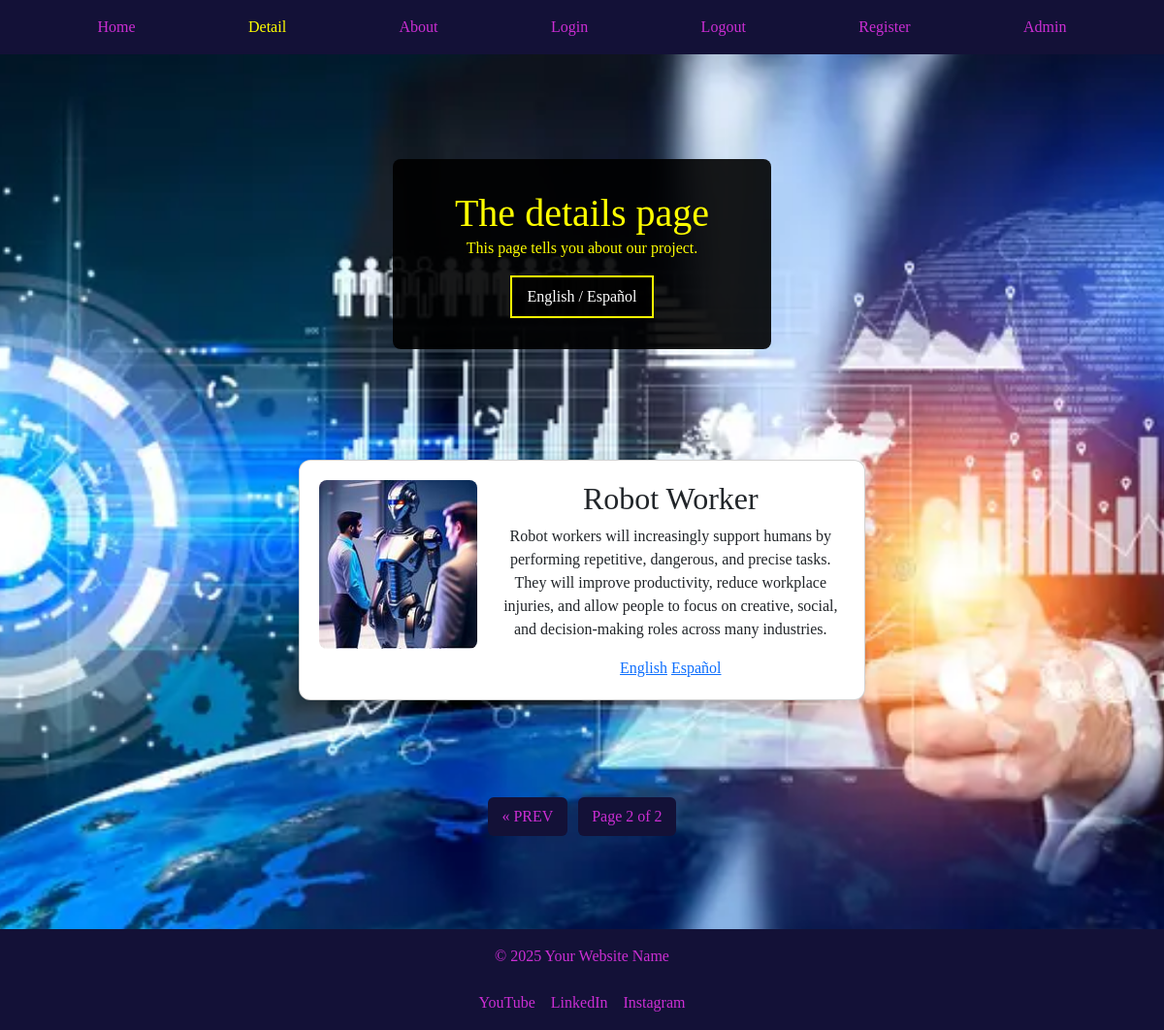
Page /detail/?page=2 on the committed database.
### next_project/models.py (models this page shows, shortened)
class CardText(models.Model):
    title = models.CharField(max_length=20)
    content = models.TextField()
    image_name = models.CharField(
        max_length=100,
        help_text="Enter the image filename (eg 'An image of...)",
        default='default.jpg',
        blank=True
    )

### next_project/views.py (the view, shortened to what this page needs)
# urls.py: path('detail/', views.detail_view, name='detail'),
def detail_view(request):
    lang = request.GET.get('lang', 'en')
    card_text = CardText.objects.all()
    paginator = Paginator(card_text, 1)  # 1 card per page
    page_number = request.GET.get('page')
    page_obj = paginator.get_page(page_number)
    card = page_obj[0] if page_obj else None
    if card:
        translation = card.translations.filter(language=lang).first()
        content = translation.content if translation else (
            card.content or 'Content coming soon.')
    return render(request, "next_project/detail.html", {
        'card': card,
        'content': content,
        'active_tab': 'detail',
        'page_obj': page_obj,
        'is_paginated': page_obj.has_other_pages(),
    })

### next_project/templates/next_project/detail.html (shortened to what this page needs)
{% extends 'next_project/base.html' %}
{% load static %}
{% block content %}
<section class="hero">
    <div class="hero-overlay">
        <h1 data-i18n="detail_title" class="color">The details page</h1>
        <p data-i18n="detail_content" class="color">This page tells you about our project.</p>
        <button id="switch-lang">English / Español</button>
    </div>
</section>
<div class="card">
    <div class="card-image-container">
        <a href="{% url 'detail' %}">
            <img src="{% static 'images/'|add:card.image_name %}" alt="{{ card.title }}" class="card-image">
        </a>
    </div>
    <div class="card-text">
        <h2 class="card-title">{{ card.title }}</h2>
        <p class="card-content">{{ content }}</p>
        <div class="lang-switch">
            <a href="{% url 'detail' %}?lang=en">English</a>
            <a href="{% url 'detail' %}?lang=es">Español</a>
        </div>
    </div>
</div>
  <div class="pagination-container">
      <nav aria-label="Page navigation">
        <ul class="pagination justify-content-center">
          {% if page_obj.has_previous %}
          <li class="page-item">
            <a href="?page={{ page_obj.previous_page_number }}" class="page-link">&laquo; PREV</a>
          </li>
          {% endif %}
          <li class="page-item disabled">
            <span class="page-link">Page {{ page_obj.number }} of {{ page_obj.paginator.num_pages }}</span>
          </li>
        </ul>
      </nav>
    </div>
{% endblock %}

### next_project/static/next_project/CSS/style.css (style rules this page uses)
* { box-sizing: border-box; margin: 0; padding: 0; }
html, body { height: 100%; font-family: "Times New Roman", Times, serif; }
body { display: flex; flex-direction: column; min-height: 100vh; padding-top: 4.375rem; background-image: url("/static/images/techimage.jpg"); background-repeat: no-repeat; background-position: center center; background-size: cover; background-attachment: fixed; image-rendering: auto; }
nav a { color: rgb(203 46 211); text-decoration: none; transition: color 0.3s; }
.color { color: yellow; }
.hero { display: flex; justify-content: center; align-items: center; height: 40vh; position: relative; }
.hero-overlay { background-color: rgba(0, 0, 0, 0.9); padding: 2rem 4rem; border-radius: 8px; text-align: center; display: inline-block; }
.hero-overlay h1 { color: yellow; margin: 0; }
#switch-lang { background-color: rgba(0, 0, 0, 0.9); color: white; border: 2px solid yellow; padding: 8px 16px; cursor: pointer; transition: background-color 0.3s, color 0.3s; }
.card { display: flex; flex-direction: row; gap: 20px; width: 50%; max-width: 1200px; margin: 20px auto; background: #fff; border-radius: 12px; padding: 20px; box-shadow: 0 4px 8px rgba(0,0,0,0.1); }
.card-image-container { flex: 0 0 30%; }
.card-image { width: 100%; height: auto; border-radius: 8px; display: block; }
.card-text { flex: 1; }
.pagination-container { margin: 3rem 0; }
.pagination { display: flex; gap: 0.75rem; }
.pagination .page-item { list-style: none; }
.pagination .page-link { background-color: #131137; color: rgb(203 46 211); border: none; border-radius: 6px; padding: 0.5rem 0.9rem; font-weight: 500; text-decoration: none; transition: background-color 0.3s ease, color 0.3s ease; }
.pagination .page-item.disabled .page-link, .pagination .page-item.disabled .page-link:hover, .pagination .page-item.disabled .page-link:focus { background-color: #131137; color: rgb(203 46 211); cursor: pointer; pointer-events: none; }

### rows in the picture
CardText: image_name (picture), title "Robot Worker", content "Robot workers will increasingly support humans by performing repetitive, dangerous, and precise tasks. They will improve productivity, reduce workplace injuries, and allow people to focus on creative, social, and decision-making roles across many industries."

### other values in the picture
{{ page_obj.number }} "2"
{{ page_obj.paginator.num_pages }} "2"
